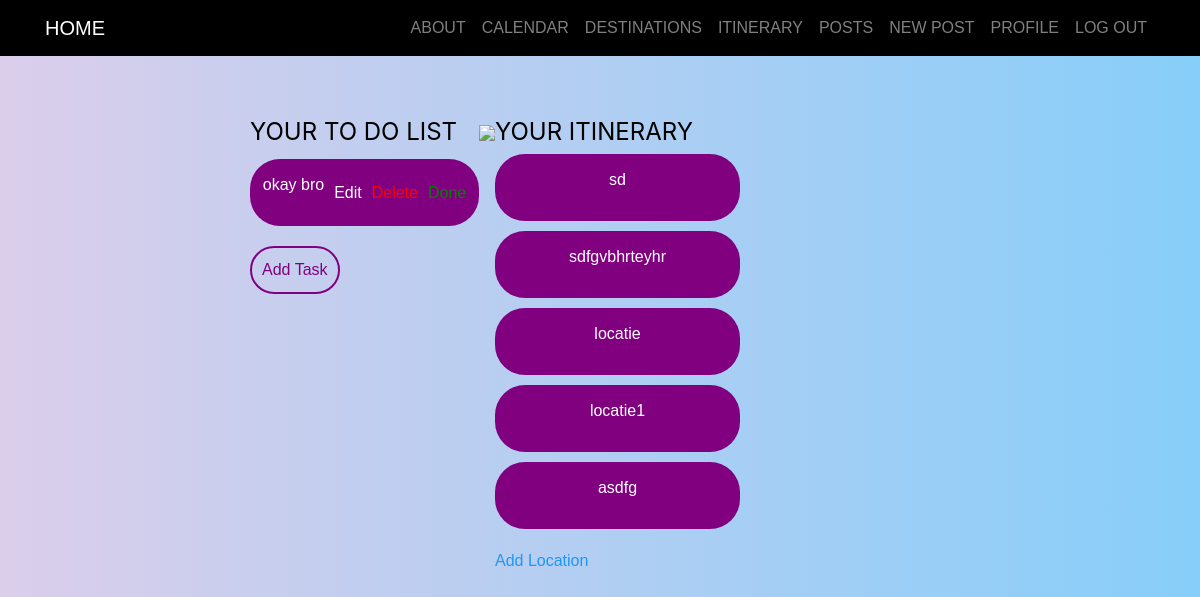
Before: /task_list/ (signed in) with the older database file.
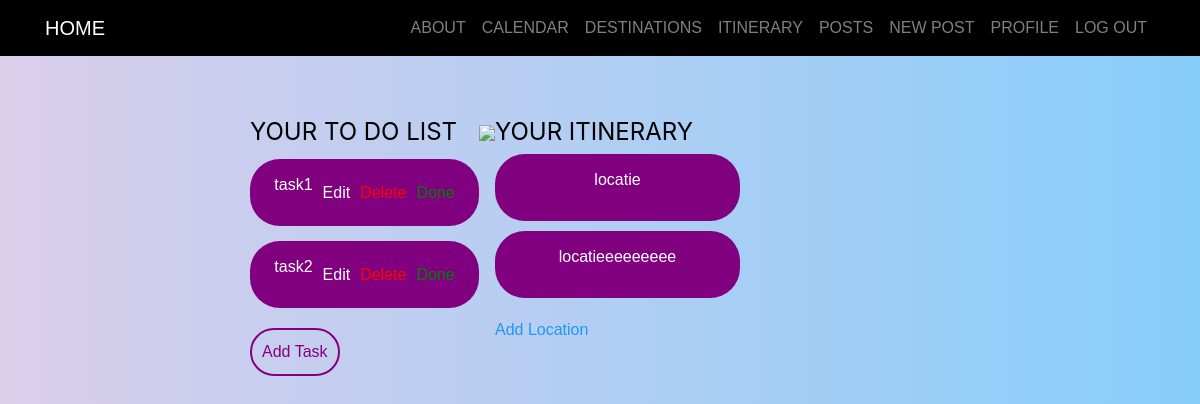
After: the same page with the newer database file.
### users/models.py (models this page shows, shortened)
class Task(models.Model):
    user = models.ForeignKey(User, on_delete=models.CASCADE, null=True, blank=True)
    title = models.CharField(max_length=200)
    complete = models.BooleanField(default=False)
    create = models.DateTimeField(auto_now_add=True)
    class Meta:
        ordering = ['complete']

class Itinerary(models.Model):
    user = models.ForeignKey(User, on_delete=models.CASCADE, null=True, blank=True)
    title = models.CharField(max_length=200)

### users/views.py (the view)
# urls.py: path('task_list/', TaskListView.as_view(), name='task_list'),
class TaskListView(LoginRequiredMixin, ListView):
    model = Task
    template_name = 'users/task_list.html'
    context_object_name = 'tasks'
    def get_context_data(self, **kwargs):
        context = super().get_context_data(**kwargs)
        context['tasks'] = context['tasks'].filter(user=self.request.user)
        context['itinerary'] = Itinerary.objects.filter(user=self.request.user)
        return context

### users/templates/users/task_list.html (shortened to what this page needs)
{% extends "login/base.html" %}
{% block content %}
    <p>{{request.user}}</p>
    <div style="display: flex; justify-content: center; align-items: start; padding: 50px;margin-left:200px">
        <div style="width: 300px; height: 100px;">
            <div style="color: black; font-size: 24px; font-family: Inter; font-weight: 400; line-height: 24px; word-wrap: break-word">YOUR TO DO LIST</div>
            {% for task in tasks %}
                <div style="height: 67px; background: #800080; border-radius: 30px; display: flex; align-items: center; justify-content: center; margin-top: 15px;">
                    <p style="color: white;padding:5px">{{ task.title }}</p>
                    <a href="{% url 'users:task-update' pk=task.pk %}" style="color: white; text-decoration: none;padding:5px">Edit</a>
                    <form method="post" action="{% url 'users:task-delete' task.id %}">
                        <button type="submit" style="background-color: transparent; color: red; border: none; cursor: pointer;padding:5px">Delete</button>
                    </form>
                    <form method="post" action="{% url 'users:task-update' pk=task.pk %}" onsubmit="return confirm('Task marked as complete: {{ task.title }}')">
                    <form method="post" action="{% url 'users:task-update' pk=task.pk %}">
                        <button type="submit" style="background-color: transparent; color: green; border: none; cursor: pointer;padding:5px">Done</button>
                    </form>
                </div>
            {% empty %}
                <h3>No tasks yet.</h3>
            {% endfor %}
            <a href="{% url 'users:task-create' %}" style="display: inline-block; margin-top: 20px; color: #800080; text-decoration: none; border: 2px solid purple; padding: 10px; border-radius: 30px;">Add Task</a>
        </div>
        <div>
            <img src="https://png.pngtree.com/png-clipart/20230511/ourmid/pngtree-isolated-cat-on-white-background-png-image_7094927.png"/>
        </div>
        <div style="width: 321px; height: 437px;">
            <div style="color: black; font-size: 24px; font-family: Inter; font-weight: 400; line-height: 24px; word-wrap: break-word">YOUR ITINERARY</div>
            {% for item in itinerary %}
                <div style="height: 67px; background: #800080; border-radius: 30px; display: flex; align-items: center; justify-content: center; margin-top: 10px;">
                    <p style="color: white;">{{ item.title }}</p>
                </div>
            {% empty %}
                <h3>No itineraries yet.</h3>
            {% endfor %}
            <a href="{% url 'users:itinerary-create' %}" style="display: inline-block; margin-top: 20px; color: #2196F3; text-decoration: none;">Add Location</a>
        </div>
    </div>
{% endblock content%}

Changed rows visible on the page:
removed Task: title "okay bro"
removed Itinerary: title "sd"
removed Itinerary: title "sdfgvbhrteyhr"
removed Itinerary: title "locatie1"
removed Itinerary: title "asdfg"
added Task: title "task1"
added Task: title "task2"
added Itinerary: title "locatieeeeeeeee"
